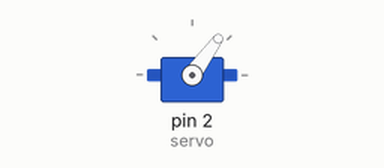
A sketch run on a simulated Arduino Uno, built with avr-gcc and run on an emulated ATmega328P. Shown: servo.

Above: at 2.2 s.
At 4.2 s:
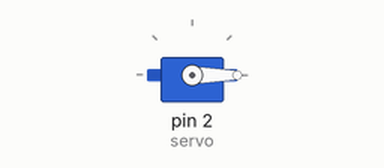
Timing chart, 0 to 5.7 s (numbered marks = the images above):
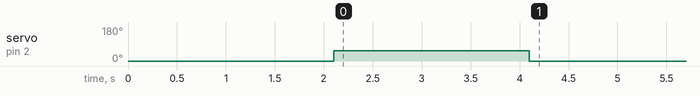

Measured:
- by itself, servo on pin 2 (servo): 0° → 54° at 2.1 s, → 0° 2.0 s later

The sketch:

Servo.ino
```cpp
#include <Servo.h>

Servo servo;

void setup() {

servo.attach(2); //D4

servo.write(0);

delay(2000);

//lampOn();

changeColor();

}

void loop() {


}

void changeColor(){
  delay(100);
  servo.write(54);
  delay(2000);
  servo.write(0);
}


void lampOn(){
  delay(100);
  servo.write(57);
  delay(300);
  servo.write(0);
}
```
